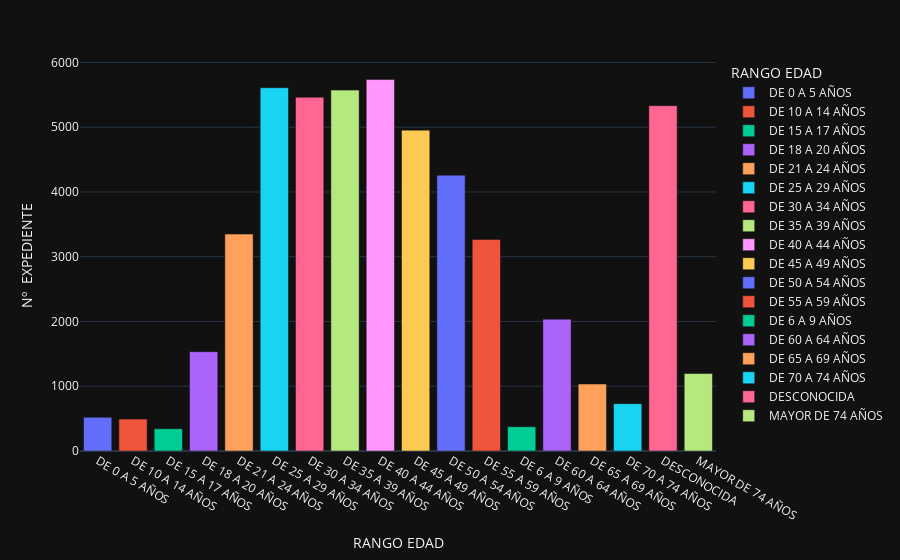

Here is the notebook cell this chart was saved with:
### Code cell
# hacemos un plotly para verlo mejor

px.bar(df_2019.groupby('RANGO EDAD').count()['Nº  EXPEDIENTE'].reset_index(), x='RANGO EDAD', y='Nº  EXPEDIENTE', color='RANGO EDAD')

### Figure 1 — Plotly figure (JSON) as saved in the notebook; plotly's stock layout.template omitted (floating-point values rounded to 4 significant figures)
{"data": [{"alignmentgroup": "True", "hovertemplate": "RANGO EDAD=%{x}<br>Nº  EXPEDIENTE=%{y}<extra></extra>", "legendgroup": "DE 0 A 5 AÑOS", "marker": {"color": "#636efa", "pattern": {"shape": ""}}, "name": "DE 0 A 5 AÑOS", "offsetgroup": "DE 0 A 5 AÑOS", "orientation": "v", "showlegend": true, "textposition": "auto", "x": ["DE 0 A 5 AÑOS"], "xaxis": "x", "y": [520], "yaxis": "y", "type": "bar"}, {"alignmentgroup": "True", "hovertemplate": "RANGO EDAD=%{x}<br>Nº  EXPEDIENTE=%{y}<extra></extra>", "legendgroup": "DE 10 A 14 AÑOS", "marker": {"color": "#EF553B", "pattern": {"shape": ""}}, "name": "DE 10 A 14 AÑOS", "offsetgroup": "DE 10 A 14 AÑOS", "orientation": "v", "showlegend": true, "textposition": "auto", "x": ["DE 10 A 14 AÑOS"], "xaxis": "x", "y": [493], "yaxis": "y", "type": "bar"}, {"alignmentgroup": "True", "hovertemplate": "RANGO EDAD=%{x}<br>Nº  EXPEDIENTE=%{y}<extra></extra>", "legendgroup": "DE 15 A 17 AÑOS", "marker": {"color": "#00cc96", "pattern": {"shape": ""}}, "name": "DE 15 A 17 AÑOS", "offsetgroup": "DE 15 A 17 AÑOS", "orientation": "v", "showlegend": true, "textposition": "auto", "x": ["DE 15 A 17 AÑOS"], "xaxis": "x", "y": [344], "yaxis": "y", "type": "bar"}, {"alignmentgroup": "True", "hovertemplate": "RANGO EDAD=%{x}<br>Nº  EXPEDIENTE=%{y}<extra></extra>", "legendgroup": "DE 18 A 20 AÑOS", "marker": {"color": "#ab63fa", "pattern": {"shape": ""}}, "name": "DE 18 A 20 AÑOS", "offsetgroup": "DE 18 A 20 AÑOS", "orientation": "v", "showlegend": true, "textposition": "auto", "x": ["DE 18 A 20 AÑOS"], "xaxis": "x", "y": [1534], "yaxis": "y", "type": "bar"}, {"alignmentgroup": "True", "hovertemplate": "RANGO EDAD=%{x}<br>Nº  EXPEDIENTE=%{y}<extra></extra>", "legendgroup": "DE 21 A 24 AÑOS", "marker": {"color": "#FFA15A", "pattern": {"shape": ""}}, "name": "DE 21 A 24 AÑOS", "offsetgroup": "DE 21 A 24 AÑOS", "orientation": "v", "showlegend": true, "textposition": "auto", "x": ["DE 21 A 24 AÑOS"], "xaxis": "x", "y": [3350], "yaxis": "y", "type": "bar"}, {"alignmentgroup": "True", "hovertemplate": "RANGO EDAD=%{x}<br>Nº  EXPEDIENTE=%{y}<extra></extra>", "legendgroup": "DE 25 A 29 AÑOS", "marker": {"color": "#19d3f3", "pattern": {"shape": ""}}, "name": "DE 25 A 29 AÑOS", "offsetgroup": "DE 25 A 29 AÑOS", "orientation": "v", "showlegend": true, "textposition": "auto", "x": ["DE 25 A 29 AÑOS"], "xaxis": "x", "y": [5610], "yaxis": "y", "type": "bar"}, {"alignmentgroup": "True", "hovertemplate": "RANGO EDAD=%{x}<br>Nº  EXPEDIENTE=%{y}<extra></extra>", "legendgroup": "DE 30 A 34 AÑOS", "marker": {"color": "#FF6692", "pattern": {"shape": ""}}, "name": "DE 30 A 34 AÑOS", "offsetgroup": "DE 30 A 34 AÑOS", "orientation": "v", "showlegend": true, "textposition": "auto", "x": ["DE 30 A 34 AÑOS"], "xaxis": "x", "y": [5463], "yaxis": "y", "type": "bar"}, {"alignmentgroup": "True", "hovertemplate": "RANGO EDAD=%{x}<br>Nº  EXPEDIENTE=%{y}<extra></extra>", "legendgroup": "DE 35 A 39 AÑOS", "marker": {"color": "#B6E880", "pattern": {"shape": ""}}, "name": "DE 35 A 39 AÑOS", "offsetgroup": "DE 35 A 39 AÑOS", "orientation": "v", "showlegend": true, "textposition": "auto", "x": ["DE 35 A 39 AÑOS"], "xaxis": "x", "y": [5573], "yaxis": "y", "type": "bar"}, {"alignmentgroup": "True", "hovertemplate": "RANGO EDAD=%{x}<br>Nº  EXPEDIENTE=%{y}<extra></extra>", "legendgroup": "DE 40 A 44 AÑOS", "marker": {"color": "#FF97FF", "pattern": {"shape": ""}}, "name": "DE 40 A 44 AÑOS", "offsetgroup": "DE 40 A 44 AÑOS", "orientation": "v", "showlegend": true, "textposition": "auto", "x": ["DE 40 A 44 AÑOS"], "xaxis": "x", "y": [5736], "yaxis": "y", "type": "bar"}, {"alignmentgroup": "True", "hovertemplate": "RANGO EDAD=%{x}<br>Nº  EXPEDIENTE=%{y}<extra></extra>", "legendgroup": "DE 45 A 49 AÑOS", "marker": {"color": "#FECB52", "pattern": {"shape": ""}}, "name": "DE 45 A 49 AÑOS", "offsetgroup": "DE 45 A 49 AÑOS", "orientation": "v", "showlegend": true, "textposition": "auto", "x": ["DE 45 A 49 AÑOS"], "xaxis": "x", "y": [4955], "yaxis": "y", "type": "bar"}, {"alignmentgroup": "True", "hovertemplate": "RANGO EDAD=%{x}<br>Nº  EXPEDIENTE=%{y}<extra></extra>", "legendgroup": "DE 50 A 54 AÑOS", "marker": {"color": "#636efa", "pattern": {"shape": ""}}, "name": "DE 50 A 54 AÑOS", "offsetgroup": "DE 50 A 54 AÑOS", "orientation": "v", "showlegend": true, "textposition": "auto", "x": ["DE 50 A 54 AÑOS"], "xaxis": "x", "y": [4258], "yaxis": "y", "type": "bar"}, {"alignmentgroup": "True", "hovertemplate": "RANGO EDAD=%{x}<br>Nº  EXPEDIENTE=%{y}<extra></extra>", "legendgroup": "DE 55 A 59 AÑOS", "marker": {"color": "#EF553B", "pattern": {"shape": ""}}, "name": "DE 55 A 59 AÑOS", "offsetgroup": "DE 55 A 59 AÑOS", "orientation": "v", "showlegend": true, "textposition": "auto", "x": ["DE 55 A 59 AÑOS"], "xaxis": "x", "y": [3265], "yaxis": "y", "type": "bar"}, {"alignmentgroup": "True", "hovertemplate": "RANGO EDAD=%{x}<br>Nº  EXPEDIENTE=%{y}<extra></extra>", "legendgroup": "DE 6 A 9 AÑOS", "marker": {"color": "#00cc96", "pattern": {"shape": ""}}, "name": "DE 6 A 9 AÑOS", "offsetgroup": "DE 6 A 9 AÑOS", "orientation": "v", "showlegend": true, "textposition": "auto", "x": ["DE 6 A 9 AÑOS"], "xaxis": "x", "y": [375], "yaxis": "y", "type": "bar"}, {"alignmentgroup": "True", "hovertemplate": "RANGO EDAD=%{x}<br>Nº  EXPEDIENTE=%{y}<extra></extra>", "legendgroup": "DE 60 A 64 AÑOS", "marker": {"color": "#ab63fa", "pattern": {"shape": ""}}, "name": "DE 60 A 64 AÑOS", "offsetgroup": "DE 60 A 64 AÑOS", "orientation": "v", "showlegend": true, "textposition": "auto", "x": ["DE 60 A 64 AÑOS"], "xaxis": "x", "y": [2036], "yaxis": "y", "type": "bar"}, {"alignmentgroup": "True", "hovertemplate": "RANGO EDAD=%{x}<br>Nº  EXPEDIENTE=%{y}<extra></extra>", "legendgroup": "DE 65 A 69 AÑOS", "marker": {"color": "#FFA15A", "pattern": {"shape": ""}}, "name": "DE 65 A 69 AÑOS", "offsetgroup": "DE 65 A 69 AÑOS", "orientation": "v", "showlegend": true, "textposition": "auto", "x": ["DE 65 A 69 AÑOS"], "xaxis": "x", "y": [1034], "yaxis": "y", "type": "bar"}, {"alignmentgroup": "True", "hovertemplate": "RANGO EDAD=%{x}<br>Nº  EXPEDIENTE=%{y}<extra></extra>", "legendgroup": "DE 70 A 74 AÑOS", "marker": {"color": "#19d3f3", "pattern": {"shape": ""}}, "name": "DE 70 A 74 AÑOS", "offsetgroup": "DE 70 A 74 AÑOS", "orientation": "v", "showlegend": true, "textposition": "auto", "x": ["DE 70 A 74 AÑOS"], "xaxis": "x", "y": [731], "yaxis": "y", "type": "bar"}, {"alignmentgroup": "True", "hovertemplate": "RANGO EDAD=%{x}<br>Nº  EXPEDIENTE=%{y}<extra></extra>", "legendgroup": "DESCONOCIDA", "marker": {"color": "#FF6692", "pattern": {"shape": ""}}, "name": "DESCONOCIDA", "offsetgroup": "DESCONOCIDA", "orientation": "v", "showlegend": true, "textposition": "auto", "x": ["DESCONOCIDA"], "xaxis": "x", "y": [5333], "yaxis": "y", "type": "bar"}, {"alignmentgroup": "True", "hovertemplate": "RANGO EDAD=%{x}<br>Nº  EXPEDIENTE=%{y}<extra></extra>", "legendgroup": "MAYOR DE 74 AÑOS", "marker": {"color": "#B6E880", "pattern": {"shape": ""}}, "name": "MAYOR DE 74 AÑOS", "offsetgroup": "MAYOR DE 74 AÑOS", "orientation": "v", "showlegend": true, "textposition": "auto", "x": ["MAYOR DE 74 AÑOS"], "xaxis": "x", "y": [1196], "yaxis": "y", "type": "bar"}], "layout": {"xaxis": {"anchor": "y", "domain": [0.0, 1.0], "title": {"text": "RANGO EDAD"}, "categoryorder": "array", "categoryarray": ["DE 0 A 5 AÑOS", "DE 10 A 14 AÑOS", "DE 15 A 17 AÑOS", "DE 18 A 20 AÑOS", "DE 21 A 24 AÑOS", "DE 25 A 29 AÑOS", "DE 30 A 34 AÑOS", "DE 35 A 39 AÑOS", "DE 40 A 44 AÑOS", "DE 45 A 49 AÑOS", "DE 50 A 54 AÑOS", "DE 55 A 59 AÑOS", "DE 6 A 9 AÑOS", "DE 60 A 64 AÑOS", "DE 65 A 69 AÑOS", "DE 70 A 74 AÑOS", "DESCONOCIDA", "MAYOR DE 74 AÑOS"]}, "yaxis": {"anchor": "x", "domain": [0.0, 1.0], "title": {"text": "Nº  EXPEDIENTE"}}, "legend": {"title": {"text": "RANGO EDAD"}, "tracegroupgap": 0}, "margin": {"t": 60}, "barmode": "relative"}}
